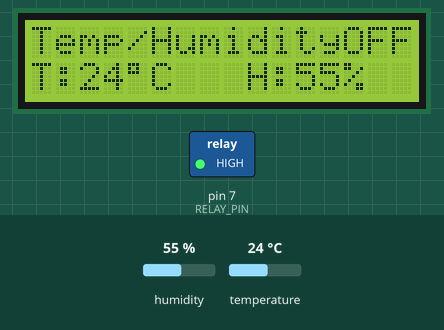
Bench run of a sketch on a simulated Arduino Uno, built with avr-gcc and run on an emulated ATmega328P. Shown: 16×2 character LCD, switched loads named in the sketch (green lamp = pin HIGH). Inputs (shaded band) come from the test bench; at power-on: temperature 24 °C, humidity 55 %.

Above: at 1.2 s.
1.3 s: temperature set to 26 °C
At 4.4 s:
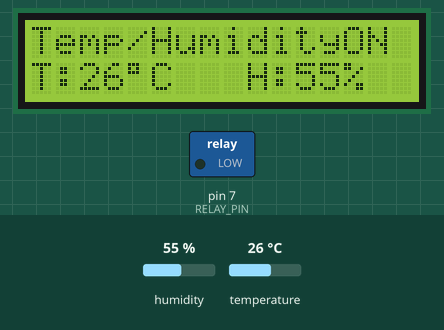
5.2 s: humidity set to 22 %
At 6.5 s:
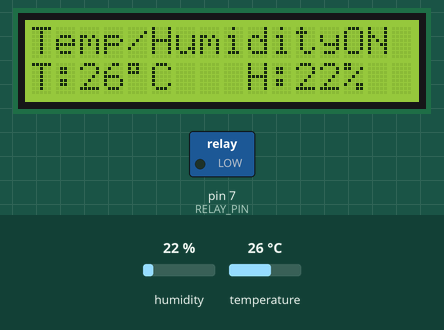
9.1 s: humidity set to 40 %
At 9.7 s:
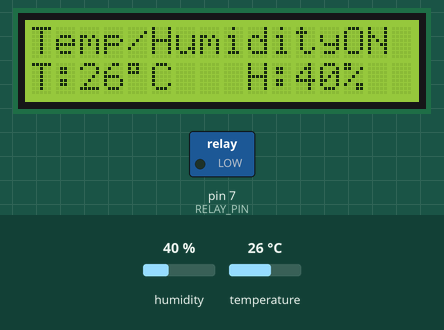
13.0 s: temperature set to 12 °C
At 16.2 s:
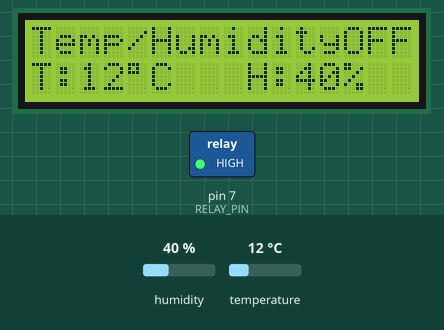
Timing chart, 0 to 17.7 s (numbered marks = the images above; inputs shaded):
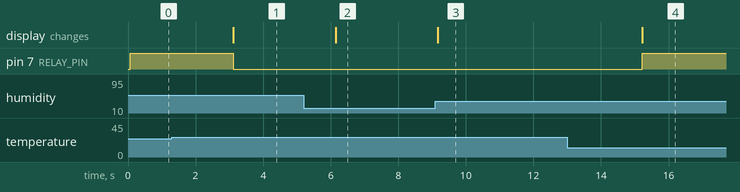

The sketch:

SmartTempandHumMonitor.ino
```cpp
#include <DHT.h>
#include <LiquidCrystal.h>

#define DHTPIN 2
#define DHTTYPE DHT11
#define RELAY_PIN 7

DHT dht(DHTPIN, DHTTYPE);
LiquidCrystal lcd(12, 11, 5, 4, 3, 6);

void printFixed(const char* label, float val, const char* unit, uint8_t col, uint8_t row) {
  lcd.setCursor(col, row);
  lcd.print(label);
  if (isnan(val)) {
    lcd.print("--  ");
  } else {
    int v = (int)round(val);
    if (v < 10) lcd.print(" ");
    lcd.print(v);
    lcd.print(unit);
  }
}

void setup() {
  lcd.begin(16, 2);
  dht.begin();
  pinMode(RELAY_PIN, OUTPUT);
  digitalWrite(RELAY_PIN, HIGH);
  lcd.clear();
  lcd.setCursor(0,0); lcd.print("Temp/Humidity");
}

void loop() {
  float temp = dht.readTemperature();
  float hum  = dht.readHumidity();

  printFixed("T:", temp, "\xDF""C", 0, 1);
  printFixed("  H:", hum, "%",   7, 1);

  bool hot = (!isnan(temp) && temp > 24.0);
  digitalWrite(RELAY_PIN, hot ? LOW : HIGH);

  lcd.setCursor(13, 0);
  lcd.print(hot ? "ON " : "OFF");

  delay(3000);
}
```

Measured:
- the behaviour switches between 24 and 25 °C on temperature (found by bisection; images 0 and 1)
- after the input at 1.3 s, pin 7 (RELAY_PIN): HIGH → LOW after 1.8 s; the display: changes after 1.8 s (image 1)
- after the input at 5.2 s, the display: changes after 0.94 s (image 2)
- after the input at 9.1 s, the display: changes after 0.07 s (image 3)
- after the input at 13.0 s, pin 7 (RELAY_PIN): LOW → HIGH after 2.2 s; the display: changes after 2.2 s (image 4)
